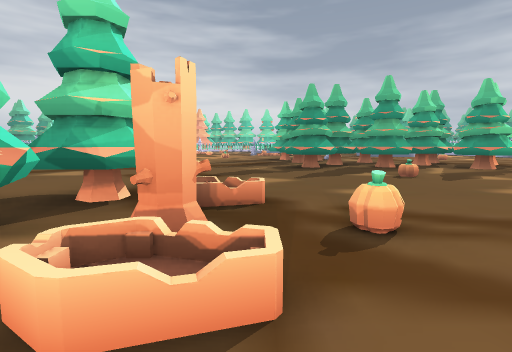
View 1 (above)

21 first-person views from a walk through a 3-D level made in the Godot game engine. The camera is 1.2 m above the floor, tilts 6° down and sees 85° across. Doors that lead somewhere are drawn open, without their leaves. The floor is counted in squares, 2.4 m on a side. Each view is taken from the middle of a square. On the plan, view 1 faces up. The plan holds only what a view shows up to about 9 squares ahead; the rest is blank. The place goes on beyond the plan.

View 2
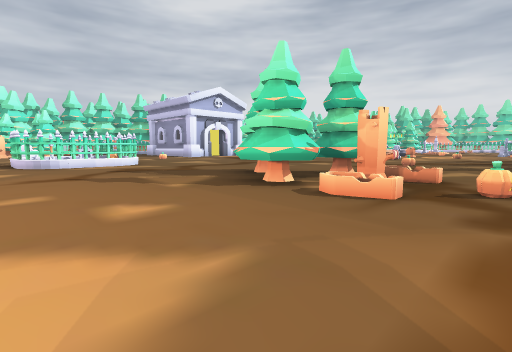

View 3
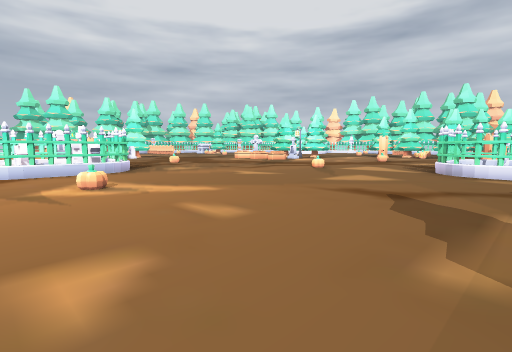

View 4
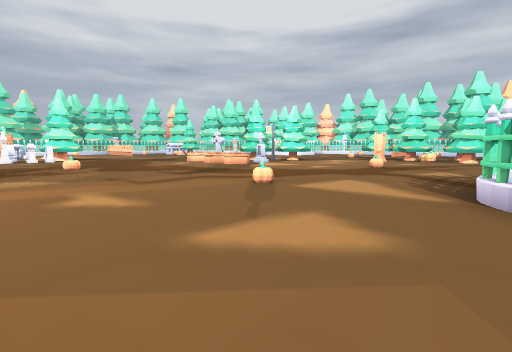

View 5
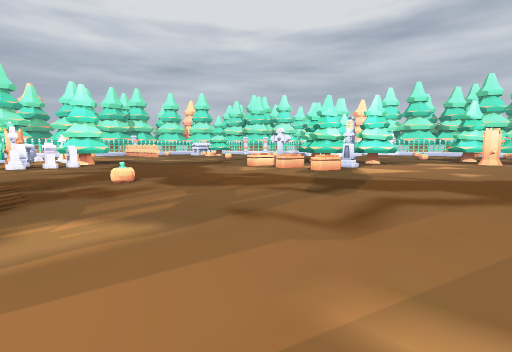

View 6
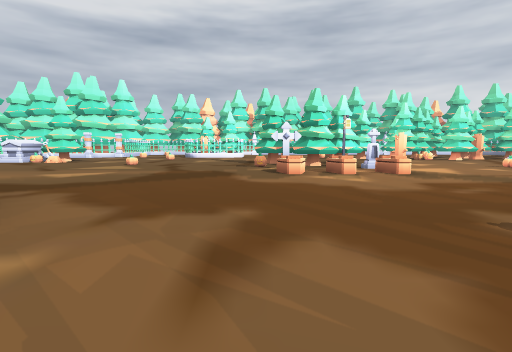

View 7
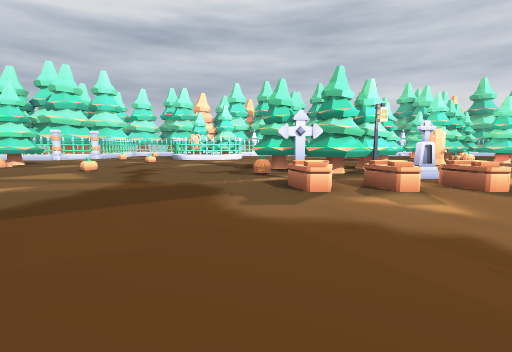

View 8
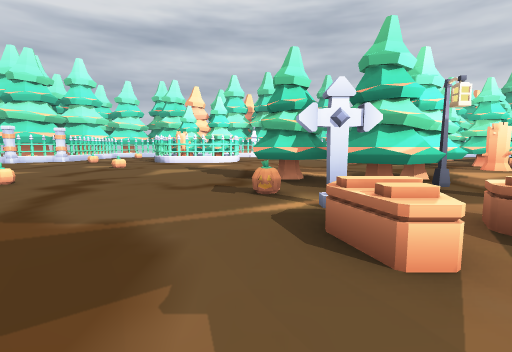

View 9
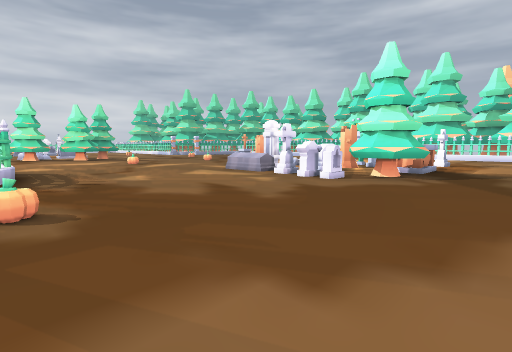

View 10
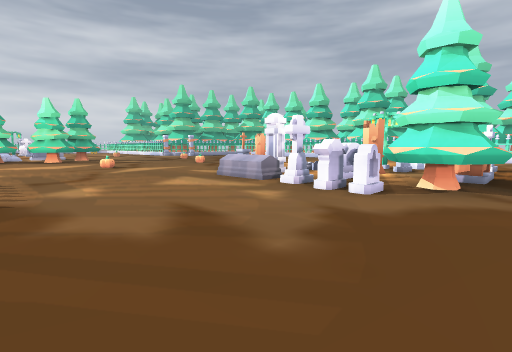

View 11
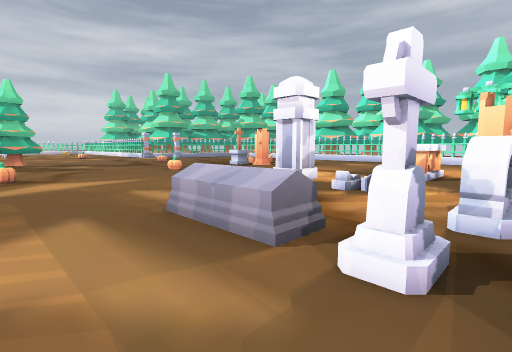

View 12
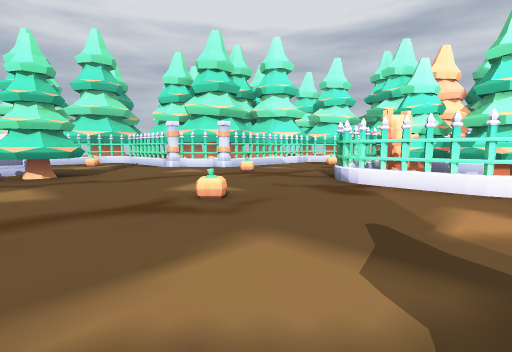

View 13
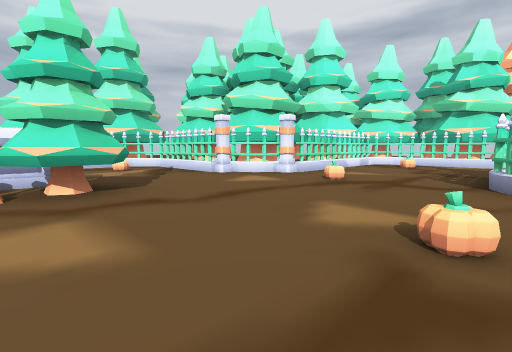

View 14
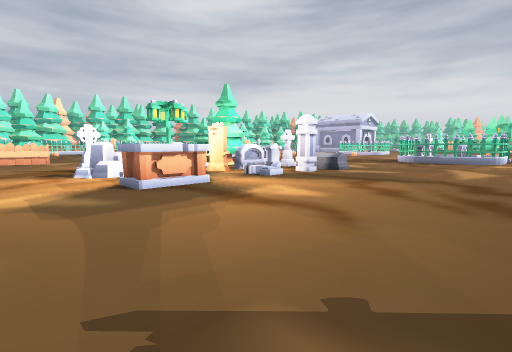

View 15
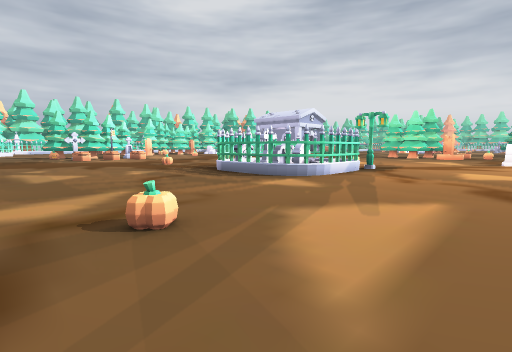

View 16
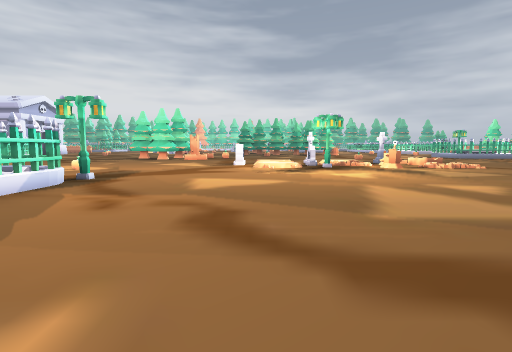

View 17
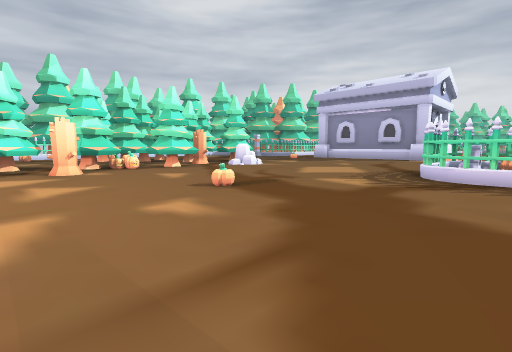

View 18
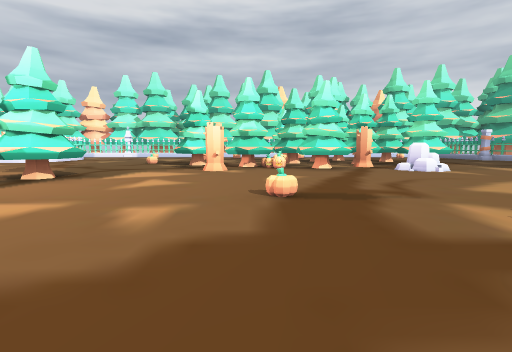

View 19
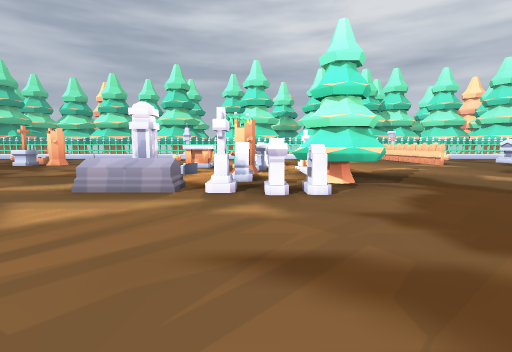

View 20
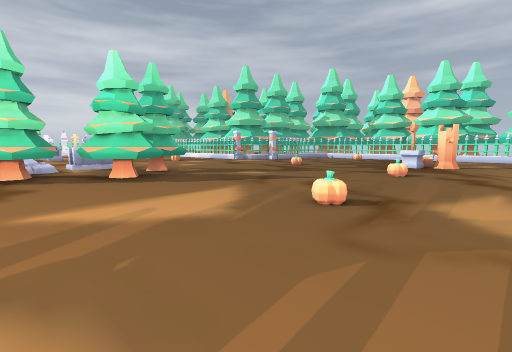

View 21
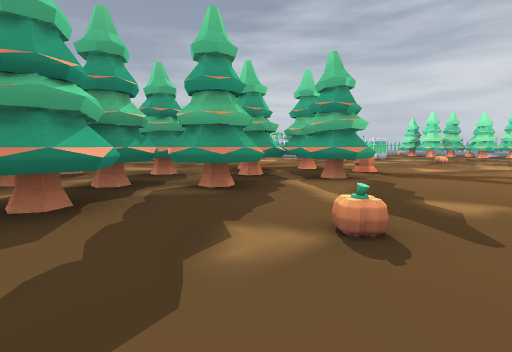

### Floor plan
Key: @ floor where view 1 was taken; # wall or solid block; x gap in a wall; . main floor; : floor 0.25 m higher than the main floor; / step, stairs or slope; ^ raised ledge; T thing the floor can be seen under or through; P pine tree; U pumpkin; M tombstone; C coffin; A altar; L column; I pillar; R rock; F fence; O other object.
Columns run from 22 left of view 1 to 12 right of it. Each row starts with its distance up from view 1.
 13                           ..
 12                           ..
 11                         O ...
 10                         O......
  9                      ..# TTPP..
  8                     ....PPTTPP..
  7                     ...##PPT......
  6                   ...O.....#.O...O.
  5                   .......U.........
  4                 .................
  3      ..   ..O  .... PP....
  2      ........ .....##P.O.
  1      P.P.....#O#....##/.
  0     PPPPR...OO.#......@.
 -1       ##R....###........
 -2       P##...............MOO # .
 -3      PPO................: #OO..
 -4     ..PP...U...U....U..........
 -5     ..#P#.....................
 -6      .##...........O##.......
 -7      .O..TT.C......#M#......
 -8      .....TTCC...U.#O#.....
 -9      ....TTTCC.............PR
-10      .....TO..............#P
-11     P#................U...#PA.
-12    ###..........POMM.......P..
-13    ###.U..U.....PM.I..........
-14 #...............A#.....U......
-15 #.O..U..........AO........O..
-16 ##......P.......ORA....#....
-17  PP##L..PP..F....R....#/...
-18   P ^L...x..F........../..

Positions as (right, up) in squares from view 1, and headings:
1: (0, 0), facing up
2: (1, -2), facing up-left
3: (-1, 0), facing down-left
4: (-4, -1), facing down-left
5: (-4, -4), facing down-left
6: (-4, -10), facing left
7: (-6, -10), facing left
8: (-8, -10), facing left
9: (-8, -8), facing down-right
10: (-7, -9), facing down-right
11: (-5, -11), facing down-right
12: (-13, -11), facing down-left
13: (-13, -13), facing down-left
14: (0, -18), facing up-left
15: (2, -12), facing up-left
16: (2, -10), facing up
17: (-8, -6), facing up-left
18: (-8, -4), facing left
19: (-5, -9), facing down
20: (-1, -9), facing down-right
21: (1, 4), facing up-right
